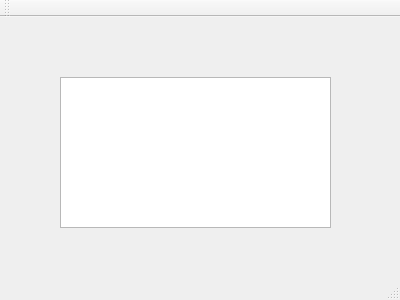
<?xml version="1.0" encoding="UTF-8"?>
<ui version="4.0">
 <class>ProteusLookup</class>
 <widget class="QMainWindow" name="ProteusLookup">
  <property name="geometry">
   <rect>
    <x>0</x>
    <y>0</y>
    <width>400</width>
    <height>300</height>
   </rect>
  </property>
  <property name="windowTitle">
   <string>ProteusLookup</string>
  </property>
  <widget class="QWidget" name="centralWidget">
   <widget class="QTextEdit" name="textEditMain">
    <property name="geometry">
     <rect>
      <x>60</x>
      <y>60</y>
      <width>271</width>
      <height>151</height>
     </rect>
    </property>
   </widget>
  </widget>
  <widget class="QMenuBar" name="menuBar">
   <property name="geometry">
    <rect>
     <x>0</x>
     <y>0</y>
     <width>400</width>
     <height>20</height>
    </rect>
   </property>
  </widget>
  <widget class="QToolBar" name="mainToolBar">
   <attribute name="toolBarArea">
    <enum>TopToolBarArea</enum>
   </attribute>
   <attribute name="toolBarBreak">
    <bool>false</bool>
   </attribute>
  </widget>
  <widget class="QStatusBar" name="statusBar"/>
 </widget>
 <layoutdefault spacing="6" margin="11"/>
 <resources/>
 <connections/>
</ui>
